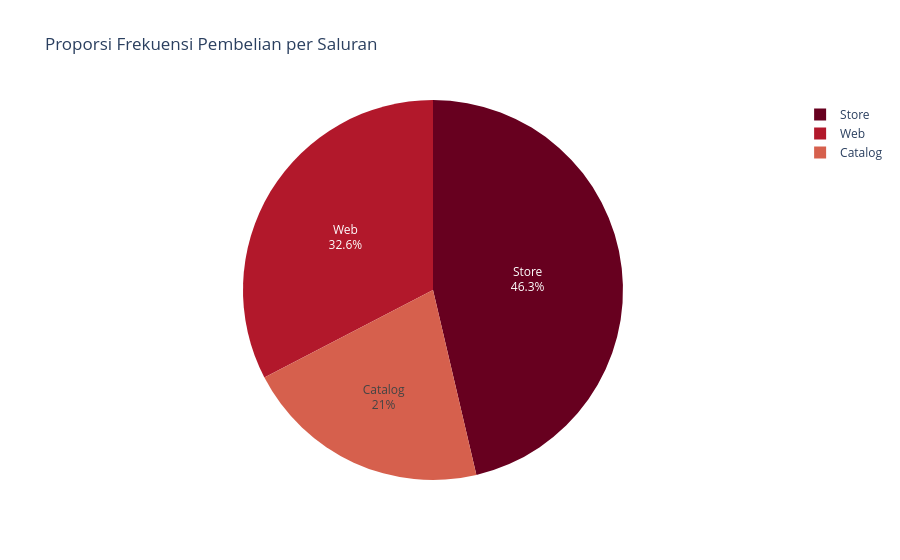

Write notebook code for a chart like this one.
### Code cell
# --- CELL 9: Q4 - SALES CHANNEL CONTRIBUTION ANALYSIS ---
# Menjawab: Channel mana yang paling berkontribusi terhadap revenue?

print("🛍️ Memulai Analisis Kontribusi Saluran Penjualan...")

# 1. Menghitung Total Transaksi per Channel
channels = {
    'Web': df_test['NumWebPurchases'].sum(),
    'Store': df_test['NumStorePurchases'].sum(),
    'Catalog': df_test['NumCatalogPurchases'].sum()
}

channel_counts = pd.DataFrame(list(channels.items()), columns=['Channel', 'Total_Transactions'])
channel_counts['Percentage'] = (channel_counts['Total_Transactions'] / channel_counts['Total_Transactions'].sum()) * 100

# 2. Visualisasi Kontribusi Transaksi (Pie Chart)
fig = px.pie(channel_counts, values='Total_Transactions', names='Channel', 
             title='Proporsi Frekuensi Pembelian per Saluran',
             color_discrete_sequence=px.colors.sequential.RdBu)
fig.update_traces(textposition='inside', textinfo='percent+label')
fig.show()

# 3. Analisis Efisiensi Channel: Korelasi Channel terhadap MntTotal
# Kita ingin melihat channel mana yang paling kuat hubungannya dengan total belanja
channel_cols = ['NumWebPurchases', 'NumStorePurchases', 'NumCatalogPurchases', 'MntTotal']
channel_corr = df_test[channel_cols].corr()['MntTotal'].sort_values(ascending=False).drop('MntTotal')

plt.figure(figsize=(12, 6))
# Membuat barplot untuk 3 channel (Web, Store, Catalog)
ax = sns.barplot(x=channel_corr.index, y=channel_corr.values, palette='coolwarm')

# Menambahkan label angka di atas setiap kolom
# fmt='%.2f' menampilkan 2 angka di belakang koma (standar korelasi)
for container in ax.containers:
    ax.bar_label(container, 
                 fmt='%.2f', 
                 padding=3, 
                 fontsize=11, 
                 fontweight='bold', 
                 color='black')

# Pengaturan estetika tambahan agar label tidak terpotong
plt.axhline(0, color='black', linewidth=0.8) # Garis dasar
plt.title('Kekuatan Korelasi Saluran terhadap Total Pendapatan (Revenue)', fontsize=14, pad=20)
plt.ylabel('Correlation Coefficient', fontsize=12)
plt.xlabel('Sales Channels', fontsize=12)

# Menaikkan limit Y sebesar 15% agar ada ruang untuk teks label di atas bar tertinggi
plt.ylim(0, max(channel_corr.values) * 1.15) 

save_fig("q4_channel_revenue_correlation_labeled")
plt.show()

# 4. Ringkasan Performa Channel
# Mengelompokkan rata-rata belanja berdasarkan intensitas penggunaan channel (Proxy Analysis)
channel_summary = df_test.agg({
    'NumWebPurchases': 'mean',
    'NumStorePurchases': 'mean',
    'NumCatalogPurchases': 'mean',
    'MntTotal': 'mean'
}).to_frame(name='Average_Value')

display(channel_summary)
save_table(channel_summary, "q4_channel_performance_summary")

# 5. Insight Strategis Dinamis
print("\n💡 INSIGHT STRATEGIS CHANNEL:")
best_channel_corr = channel_corr.index[0]
top_usage_channel = channel_counts.sort_values(by='Total_Transactions', ascending=False).iloc[0]['Channel']

print(f"- DOMINASI PENGGUNAAN: Saluran '{top_usage_channel}' adalah yang paling sering digunakan oleh pelanggan.")
print(f"- DRIVER REVENUE: Saluran '{best_channel_corr}' memiliki korelasi terkuat dengan total belanja.")

if best_channel_corr == 'NumCatalogPurchases':
    print("- ANALISIS: Meskipun jumlah transaksi katalog mungkin lebih rendah, pelanggan yang belanja lewat katalog cenderung memiliki nilai belanja (MntTotal) yang jauh lebih tinggi.")
    print("- REKOMENDASI: Optimasi desain katalog dan targeting pelanggan High-Value untuk channel ini.")

if top_usage_channel == 'Web':
    print("- REKOMENDASI: Mengingat tingginya penggunaan Web, pastikan User Experience (UX) di website sangat mulus untuk mengurangi hambatan konversi.")

print("\n✅ Analisis Q4 Selesai.")

### Figure 1 — Plotly figure (JSON) as saved in the notebook; plotly's stock layout.template omitted (floating-point values rounded to 4 significant figures)
{"data": [{"domain": {"x": [0, 1], "y": [0, 1]}, "hovertemplate": "Channel=%{label}<br>Total_Transactions=%{value}<extra></extra>", "labels": ["Web", "Store", "Catalog"], "legendgroup": "", "name": "", "showlegend": true, "textinfo": "percent+label", "textposition": "inside", "type": "pie", "values": [9042, 12841, 5833]}], "layout": {"legend": {"tracegroupgap": 0}, "piecolorway": ["rgb(103,0,31)", "rgb(178,24,43)", "rgb(214,96,77)", "rgb(244,165,130)", "rgb(253,219,199)", "rgb(247,247,247)", "rgb(209,229,240)", "rgb(146,197,222)", "rgb(67,147,195)", "rgb(33,102,172)", "rgb(5,48,97)"], "title": {"text": "Proporsi Frekuensi Pembelian per Saluran"}}}
